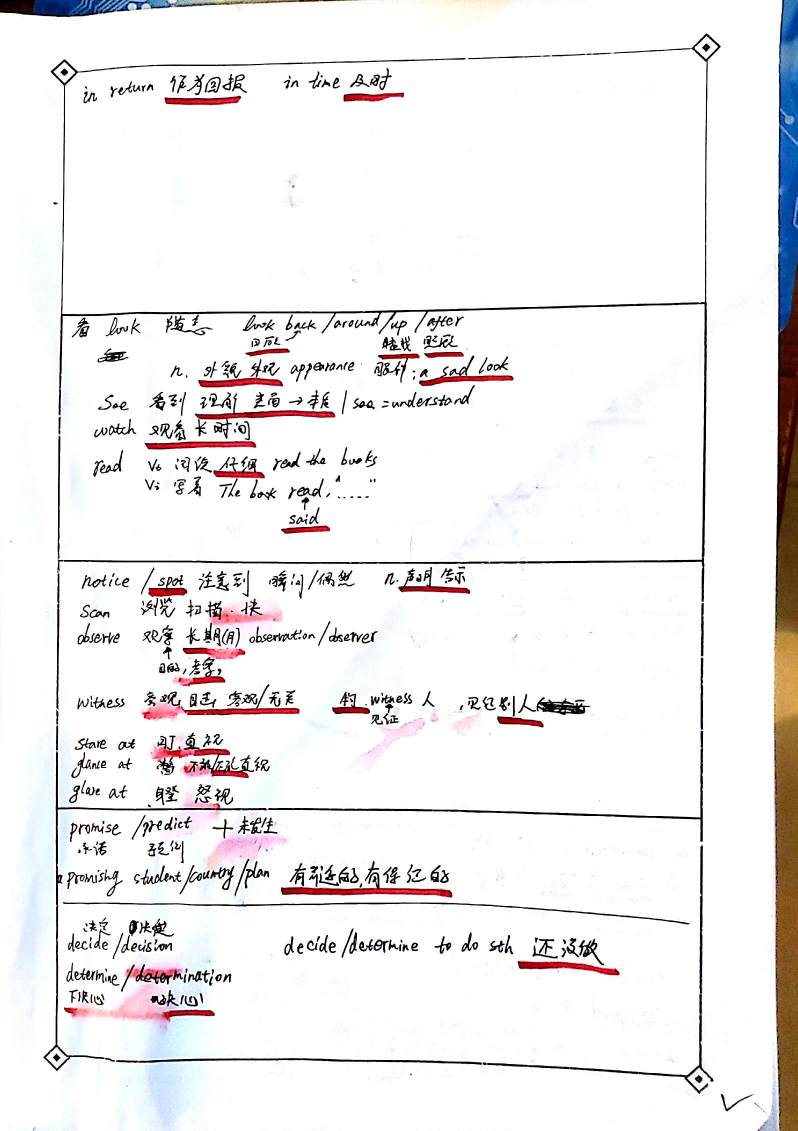
#> input picture img/history/64.jpg, 2392 x 3392 px (shown at 1/3 size)
$ python -i pic2Anki.py   (imports and definitions only)
#> lines starting #> are read from the running program, lines starting #| are printed output that depends on the picture; after the words box and inside, x2 and y2 are one past the last pixel; in counts of white or black regions, pixels touching at a corner belong together
#> further down, picture is the input picture: shape (3392, 2392, 3); mean B, G, R 237.7, 237.3, 239.4
# [5 lines of commented-out code are left out]

import os
import numpy as np
import cv2
import sys
import shutil
import re
import random
import log

crop_DIR = "img/cropped/"
temple_media_DIR = "anki_files_templates/media/"
anki_media_DIR = "C:/Users/vboxuser/AppData/Roaming/Anki2/user1/collection.media/"

anki_data_DIR = "data2Anki.txt"

x1 = 0
x2 = 0
x3 = 0
x4 = 0

# 定义红色范围
lower_red = np.array([0, 50, 50])
upper_red = np.array([10, 255, 255])
lower_red2 = np.array([170, 50, 50])
upper_red2 = np.array([180, 255, 255])


# 找到红色并二值化
def show_red_mask(img):
    hsv = cv2.cvtColor(img, cv2.COLOR_BGR2HSV)
#> hsv: shape (3392, 2392, 3); mean H, S, V 21.3, 13.4, 241.3
    # 创建掩膜
    mask1 = cv2.inRange(hsv, lower_red, upper_red)
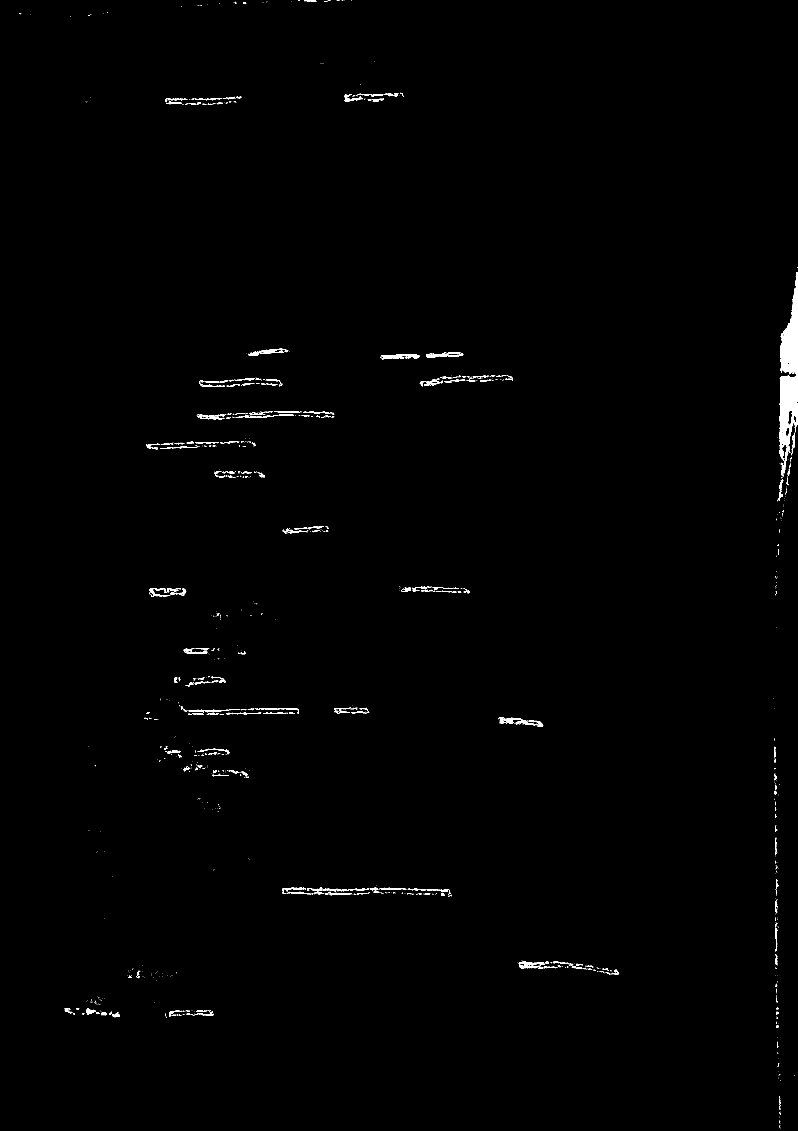
#> mask1: shape (3392, 2392) (shown at 1/3 size); 0.59% white; 1070 white regions (822 under 20 px), largest, box (x1, y1, x2, y2) and area: (2338, 816, 2392, 1428) 17949, (1143, 1062, 1258, 1079) 968, (1498, 2152, 1607, 2176) 842
    mask2 = cv2.inRange(hsv, lower_red2, upper_red2)
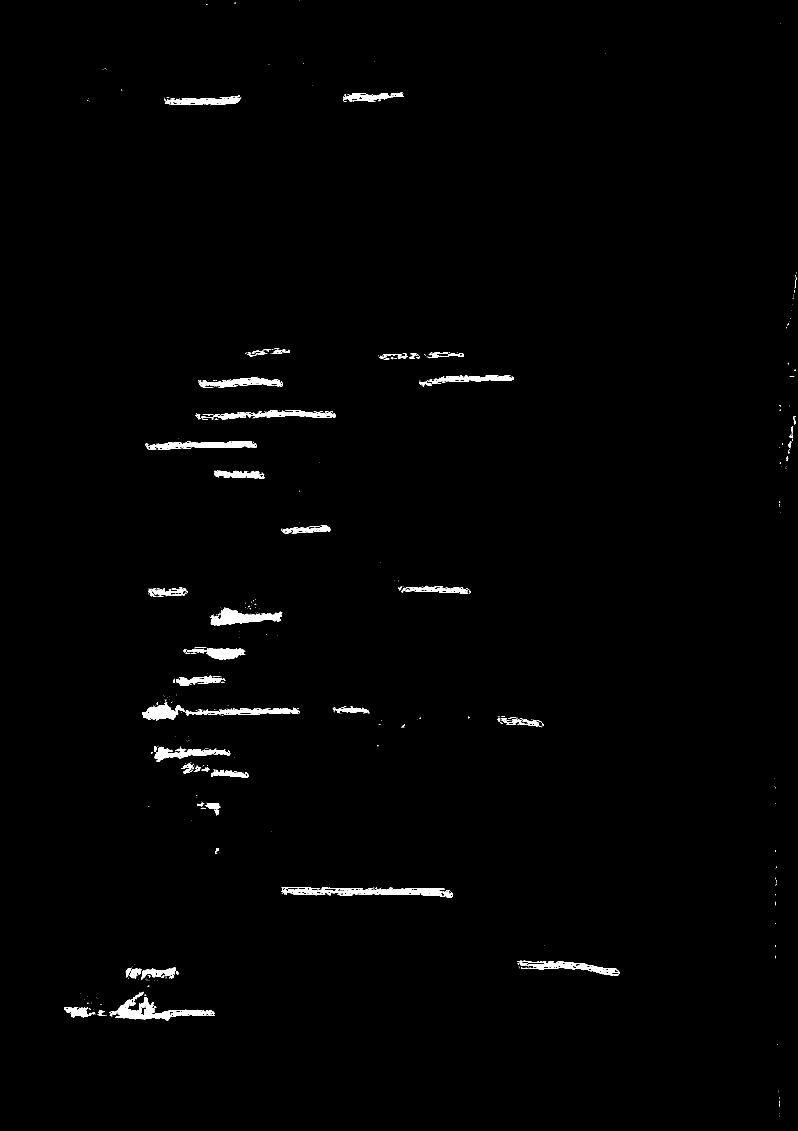
#> mask2: shape (3392, 2392) (shown at 1/3 size); 0.99% white; 631 white regions (516 under 20 px), largest, box (x1, y1, x2, y2) and area: (850, 2662, 1357, 2693) 6871, (427, 2107, 895, 2161) 6866, (328, 2975, 644, 3061) 6789
    return cv2.bitwise_or(mask1, mask2)
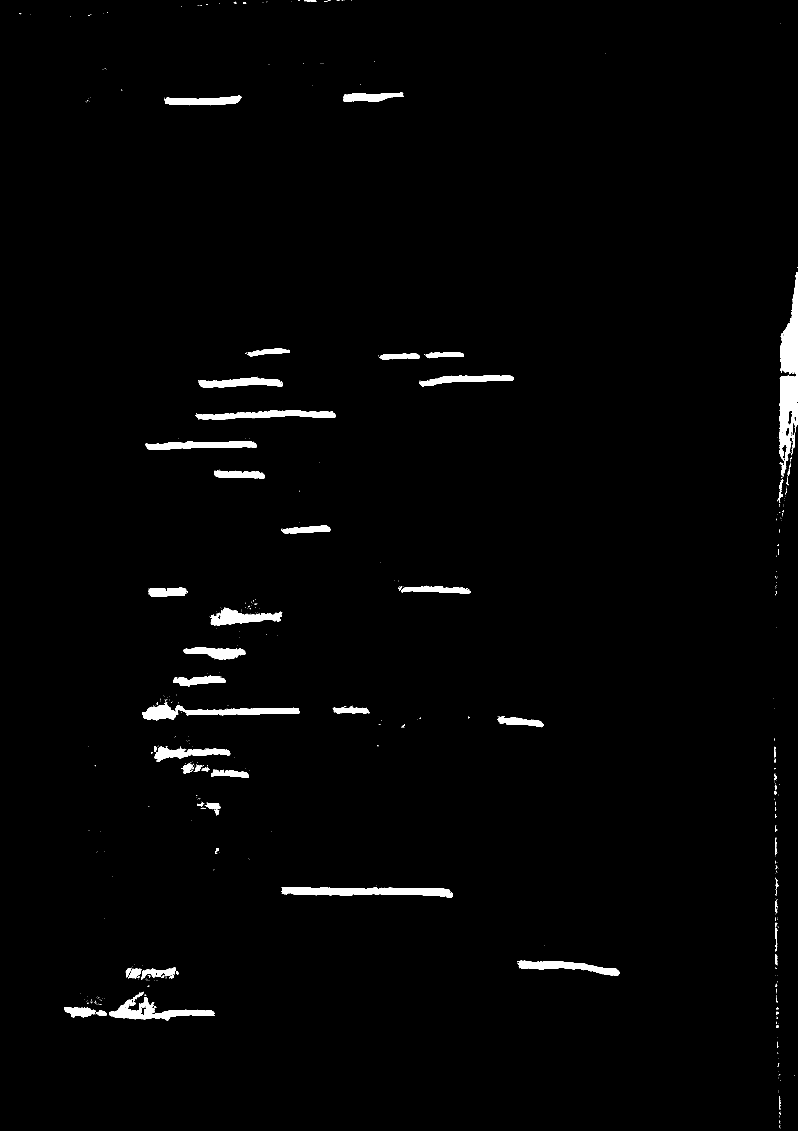
#> returned value: shape (3392, 2392) (shown at 1/3 size); 1.6% white; 588 white regions (509 under 20 px), largest, box (x1, y1, x2, y2) and area: (2338, 816, 2392, 1428) 18718, (844, 2661, 1357, 2693) 10182, (427, 2107, 898, 2161) 9104


# [159 lines left out: functions output_red_picture, judge_and_output, find_line, deck_add_card_line, anki_svg_fix, media_import_to_anki and 1 more, not called in this run]

>>> import cv2
>>> picture = cv2.imread('img/history/64.jpg')
>>> result = show_red_mask(picture)
